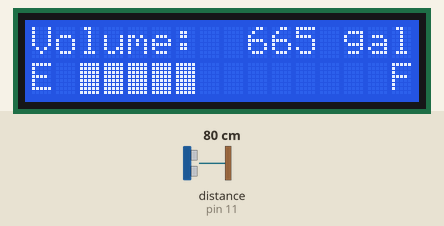
Recording of a sketch running on a simulated Arduino Uno, built with avr-gcc and run on an emulated ATmega328P. Shown: 16×2 character LCD. Wiring (inferred from the names in the program): ultrasonic range finder: trigger pin 12; echo pin 11. The test bench sets the inputs (shaded band); at power-on: distance to the obstacle (sensor on pin 11) 80 cm. The echo pulse lasts 58.3 µs per cm; what the sketch prints to the serial monitor is not drawn.

Above: at 3.2 s.
3.3 s: distance to the obstacle (sensor on pin 11) set to 2 cm
At 13.6 s:
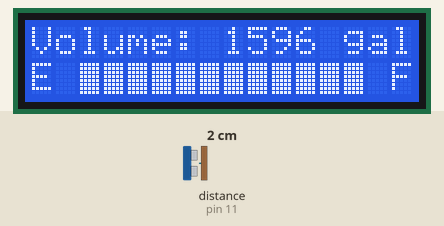
14.0 s: distance to the obstacle (sensor on pin 11) set to 35 cm
At 23.1 s:
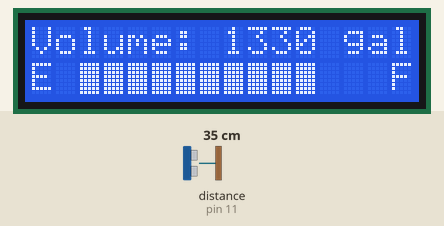
24.3 s: distance to the obstacle (sensor on pin 11) set to 60 cm
At 33.9 s:
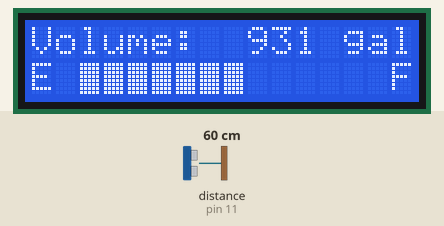
34.5 s: distance to the obstacle (sensor on pin 11) set to 120 cm
At 43.6 s:
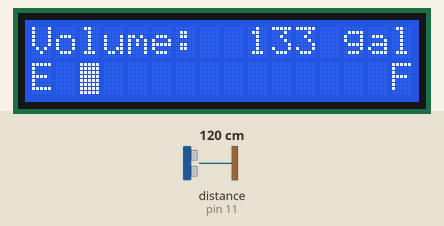
44.8 s: distance to the obstacle (sensor on pin 11) set to 27 cm
At 54.3 s:
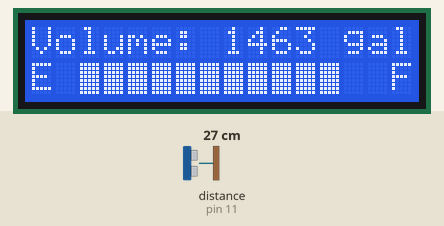
55.0 s: distance to the obstacle (sensor on pin 11) set to 33 cm
At 63.77 s:
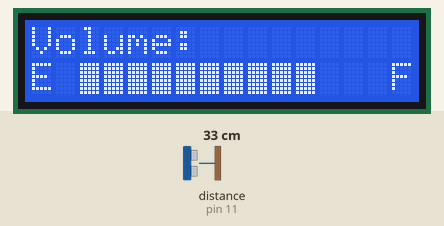
Timing chart, 0 to 65.3 s (numbered marks = the images above; inputs shaded):
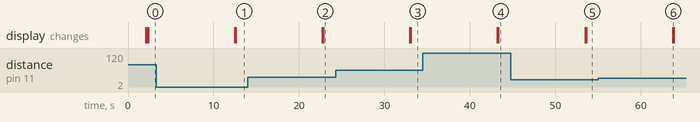

Measured:
- the behaviour switches between 30 and 31 cm on distance to the obstacle (sensor on pin 11) (found by bisection; images 5 and 6)
- after the input at 3.3 s, the display: first changes after 9.2 s (image 1 shows a later state)
- after the input at 14.0 s, the display: first changes after 8.7 s (image 2 shows a later state)
- after the input at 24.3 s, the display: first changes after 8.7 s (image 3 shows a later state)
- after the input at 34.5 s, the display: first changes after 8.7 s (image 4 shows a later state)
- after the input at 44.8 s, the display: first changes after 8.7 s (image 5 shows a later state)
- after the input at 55.0 s, the display: changes after 8.7 s (image 6)

The sketch:

WaterLevelSensor.ino
```cpp
#include <Arduino.h>
#include <Wire.h>
#include <LiquidCrystal_I2C.h>

#define echoPin 11
#define trigPin 12

LiquidCrystal_I2C lcd(0x27, 16, 2);

int tankHeightMin = 130;
int tankHeightMax = 20;
int tankVol = 1600;

int maxDepth = 30;

float barCount = 0;
float barCountOld = 1;
int dist = 0;
int vol = 0;

void getDist();
void initLCD();
void printBar();
void printDisplay();
void printVol();

void setup()
{
	pinMode(echoPin, INPUT);
	pinMode(trigPin,OUTPUT);

	Serial.begin(9600);
    Serial.println("init");
	init_LCD();

}

void loop()
{
    Serial.println("loop");
	getDist();
	printDisplay();
	delay(10000);


}

void printDisplay()
{
    lcd.clear();
	lcd.setCursor(0,0);
	lcd.print("Volume:");

	lcd.setCursor(0,1);
	lcd.print('E');

	lcd.setCursor(15,1);
	lcd.print('F');

	barCount = map(dist, tankHeightMin, tankHeightMax, 0, 12);

	if (barCount > 12)
	{
		barCount = 12;
	}

	if (barCount != barCountOld)
	{
		printBar(barCount);
		printVol();
		barCountOld = barCount;
	}
}

void printVol()
{
	vol = barCount*133;
	Serial.println(vol);

	lcd.setCursor(8,0);

	if ((vol/1000) <= 0)
	{
		lcd.print(" ");
		lcd.setCursor(9,0);
	}

	lcd.print(vol);
	lcd.setCursor(13,0);
	lcd.print("gal");
}

void printBar(int barNum)
{
	int barDiff = 0;

	for(int i=0;i<barNum;i++)
	{
		lcd.setCursor((i+2),1);
		lcd.write(255);
	}

	delay(100);

	barDiff = 12 - barNum;

	for(int i=0;i<barDiff;i++)
	{
		lcd.setCursor((14-i),1);
		lcd.print(" ");
	}

}

void init_LCD()
{
	lcd.begin();
	lcd.backlight();
	lcd.print("System Start");
	lcd.setCursor(0,1);
	lcd.print("Water Monitor");
	delay(2000);
	lcd.clear();
}

void getDist()
{
    digitalWrite(trigPin, LOW);
    delayMicroseconds(100);
    digitalWrite(trigPin, HIGH);
    delayMicroseconds(100);
    digitalWrite(trigPin, LOW);

    long duration = pulseIn(echoPin, HIGH, 10000);

    dist = duration/29;   //convert to cm
    dist = dist/2;

    // Serial.println(dist);

    delay(100);
}
```
